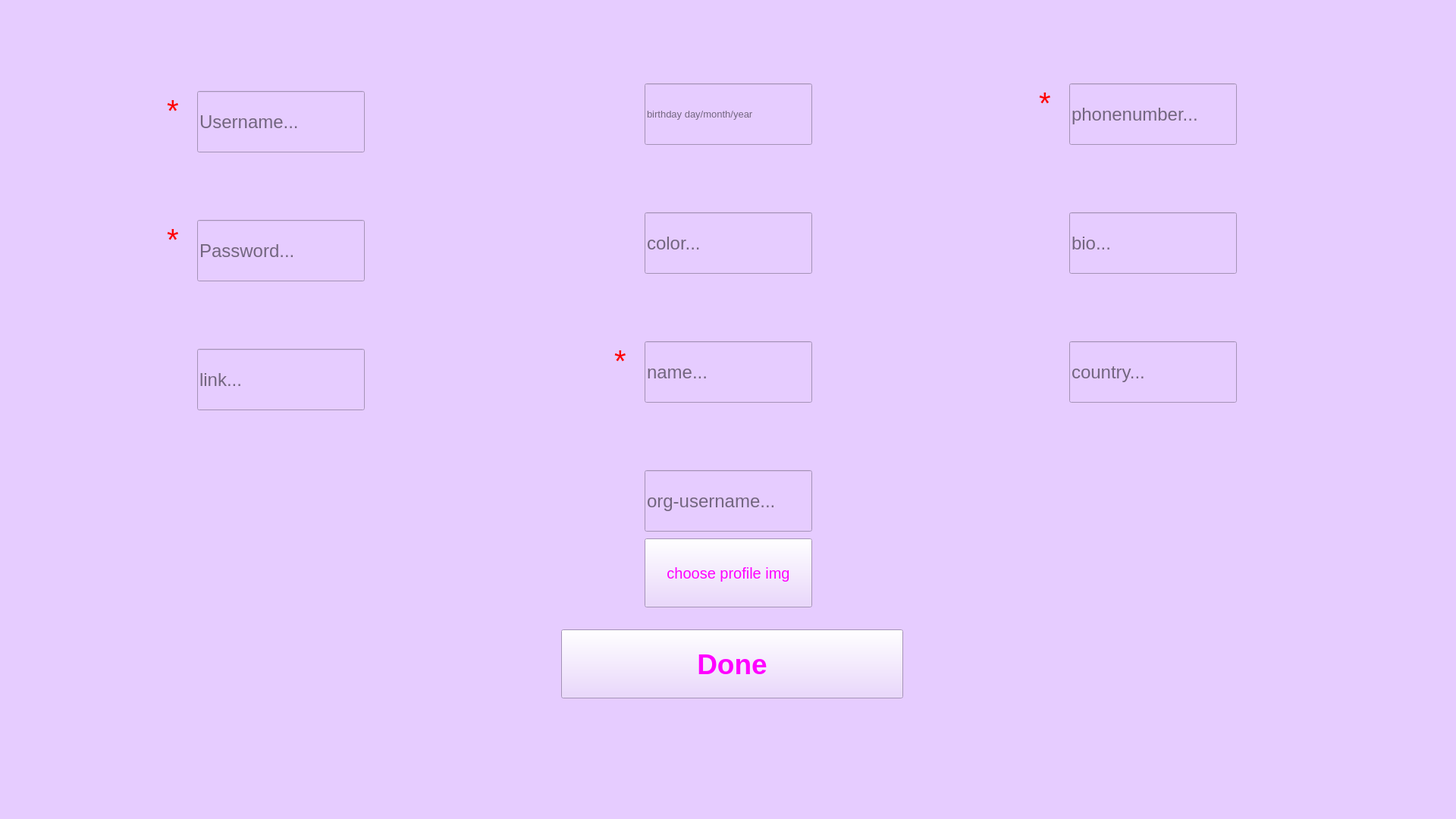
<?xml version="1.0" encoding="UTF-8"?>
<ui version="4.0">
 <class>personl2</class>
 <widget class="QWidget" name="personl2">
  <property name="geometry">
   <rect>
    <x>0</x>
    <y>0</y>
    <width>1920</width>
    <height>1080</height>
   </rect>
  </property>
  <property name="windowTitle">
   <string>Form</string>
  </property>
  <property name="styleSheet">
   <string notr="true">background-color: rgb(230, 204, 255)</string>
  </property>
  <widget class="QLineEdit" name="lineEdit_4">
   <property name="geometry">
    <rect>
     <x>1410</x>
     <y>450</y>
     <width>221</width>
     <height>81</height>
    </rect>
   </property>
   <property name="minimumSize">
    <size>
     <width>221</width>
     <height>81</height>
    </size>
   </property>
   <property name="font">
    <font>
     <pointsize>18</pointsize>
    </font>
   </property>
   <property name="placeholderText">
    <string>country...</string>
   </property>
  </widget>
  <widget class="QLineEdit" name="lineEdit_10">
   <property name="geometry">
    <rect>
     <x>260</x>
     <y>460</y>
     <width>221</width>
     <height>81</height>
    </rect>
   </property>
   <property name="minimumSize">
    <size>
     <width>221</width>
     <height>81</height>
    </size>
   </property>
   <property name="font">
    <font>
     <pointsize>18</pointsize>
    </font>
   </property>
   <property name="placeholderText">
    <string>link...</string>
   </property>
  </widget>
  <widget class="QLineEdit" name="lineEdit">
   <property name="geometry">
    <rect>
     <x>260</x>
     <y>120</y>
     <width>221</width>
     <height>81</height>
    </rect>
   </property>
   <property name="minimumSize">
    <size>
     <width>221</width>
     <height>81</height>
    </size>
   </property>
   <property name="font">
    <font>
     <pointsize>18</pointsize>
    </font>
   </property>
   <property name="placeholderText">
    <string>Username...</string>
   </property>
  </widget>
  <widget class="QPushButton" name="pushButton">
   <property name="geometry">
    <rect>
     <x>740</x>
     <y>830</y>
     <width>451</width>
     <height>91</height>
    </rect>
   </property>
   <property name="font">
    <font>
     <pointsize>28</pointsize>
     <bold>true</bold>
    </font>
   </property>
   <property name="styleSheet">
    <string notr="true">color:qlineargradient(spread:pad, x1:0.258, y1:0.136364, x2:1, y2:0.534, stop:0 rgba(170, 85, 255, 255), stop:0.577465 rgba(85, 0, 127, 255), stop:0.943662 rgba(255, 0, 255, 255))</string>
   </property>
   <property name="text">
    <string>Done</string>
   </property>
  </widget>
  <widget class="QLineEdit" name="lineEdit_7">
   <property name="geometry">
    <rect>
     <x>1410</x>
     <y>280</y>
     <width>221</width>
     <height>81</height>
    </rect>
   </property>
   <property name="minimumSize">
    <size>
     <width>221</width>
     <height>81</height>
    </size>
   </property>
   <property name="font">
    <font>
     <pointsize>18</pointsize>
    </font>
   </property>
   <property name="placeholderText">
    <string>bio...</string>
   </property>
  </widget>
  <widget class="QLineEdit" name="lineEdit_5">
   <property name="geometry">
    <rect>
     <x>850</x>
     <y>280</y>
     <width>221</width>
     <height>81</height>
    </rect>
   </property>
   <property name="minimumSize">
    <size>
     <width>221</width>
     <height>81</height>
    </size>
   </property>
   <property name="font">
    <font>
     <pointsize>18</pointsize>
    </font>
   </property>
   <property name="placeholderText">
    <string>color...</string>
   </property>
  </widget>
  <widget class="QLineEdit" name="lineEdit_6">
   <property name="geometry">
    <rect>
     <x>1410</x>
     <y>110</y>
     <width>221</width>
     <height>81</height>
    </rect>
   </property>
   <property name="minimumSize">
    <size>
     <width>221</width>
     <height>81</height>
    </size>
   </property>
   <property name="font">
    <font>
     <pointsize>18</pointsize>
    </font>
   </property>
   <property name="placeholderText">
    <string>phonenumber...</string>
   </property>
  </widget>
  <widget class="QLineEdit" name="lineEdit_2">
   <property name="geometry">
    <rect>
     <x>850</x>
     <y>110</y>
     <width>221</width>
     <height>81</height>
    </rect>
   </property>
   <property name="minimumSize">
    <size>
     <width>221</width>
     <height>81</height>
    </size>
   </property>
   <property name="font">
    <font>
     <pointsize>10</pointsize>
    </font>
   </property>
   <property name="placeholderText">
    <string>birthday day/month/year</string>
   </property>
  </widget>
  <widget class="QLineEdit" name="lineEdit_9">
   <property name="geometry">
    <rect>
     <x>850</x>
     <y>450</y>
     <width>221</width>
     <height>81</height>
    </rect>
   </property>
   <property name="minimumSize">
    <size>
     <width>221</width>
     <height>81</height>
    </size>
   </property>
   <property name="font">
    <font>
     <pointsize>18</pointsize>
    </font>
   </property>
   <property name="placeholderText">
    <string>name...</string>
   </property>
  </widget>
  <widget class="QLineEdit" name="lineEdit_11">
   <property name="geometry">
    <rect>
     <x>260</x>
     <y>290</y>
     <width>221</width>
     <height>81</height>
    </rect>
   </property>
   <property name="minimumSize">
    <size>
     <width>221</width>
     <height>81</height>
    </size>
   </property>
   <property name="font">
    <font>
     <pointsize>18</pointsize>
    </font>
   </property>
   <property name="placeholderText">
    <string>Password...</string>
   </property>
  </widget>
  <widget class="QLineEdit" name="lineEdit_3">
   <property name="geometry">
    <rect>
     <x>850</x>
     <y>620</y>
     <width>221</width>
     <height>81</height>
    </rect>
   </property>
   <property name="font">
    <font>
     <pointsize>18</pointsize>
    </font>
   </property>
   <property name="placeholderText">
    <string>org-username...</string>
   </property>
  </widget>
  <widget class="QLabel" name="label">
   <property name="geometry">
    <rect>
     <x>220</x>
     <y>120</y>
     <width>21</width>
     <height>51</height>
    </rect>
   </property>
   <property name="font">
    <font>
     <pointsize>30</pointsize>
    </font>
   </property>
   <property name="styleSheet">
    <string notr="true">color:
rgb(255, 0, 0)</string>
   </property>
   <property name="text">
    <string>*</string>
   </property>
  </widget>
  <widget class="QLabel" name="label_2">
   <property name="geometry">
    <rect>
     <x>220</x>
     <y>290</y>
     <width>31</width>
     <height>51</height>
    </rect>
   </property>
   <property name="font">
    <font>
     <pointsize>30</pointsize>
    </font>
   </property>
   <property name="styleSheet">
    <string notr="true">color:
rgb(255, 0, 0)</string>
   </property>
   <property name="text">
    <string>*</string>
   </property>
  </widget>
  <widget class="QLabel" name="label_3">
   <property name="geometry">
    <rect>
     <x>810</x>
     <y>450</y>
     <width>31</width>
     <height>51</height>
    </rect>
   </property>
   <property name="font">
    <font>
     <pointsize>30</pointsize>
    </font>
   </property>
   <property name="styleSheet">
    <string notr="true">color:
rgb(255, 0, 0)</string>
   </property>
   <property name="text">
    <string>*</string>
   </property>
  </widget>
  <widget class="QLabel" name="label_4">
   <property name="geometry">
    <rect>
     <x>1370</x>
     <y>110</y>
     <width>31</width>
     <height>51</height>
    </rect>
   </property>
   <property name="font">
    <font>
     <pointsize>30</pointsize>
    </font>
   </property>
   <property name="styleSheet">
    <string notr="true">color:
rgb(255, 0, 0)</string>
   </property>
   <property name="text">
    <string>*</string>
   </property>
  </widget>
  <widget class="QPushButton" name="pushButton_2">
   <property name="geometry">
    <rect>
     <x>850</x>
     <y>710</y>
     <width>221</width>
     <height>91</height>
    </rect>
   </property>
   <property name="font">
    <font>
     <pointsize>15</pointsize>
    </font>
   </property>
   <property name="styleSheet">
    <string notr="true">color:qlineargradient(spread:pad, x1:0.258, y1:0.136364, x2:1, y2:0.534, stop:0 rgba(170, 85, 255, 255), stop:0.577465 rgba(85, 0, 127, 255), stop:0.943662 rgba(255, 0, 255, 255))</string>
   </property>
   <property name="text">
    <string>choose profile img</string>
   </property>
  </widget>
 </widget>
 <resources/>
 <connections/>
</ui>
